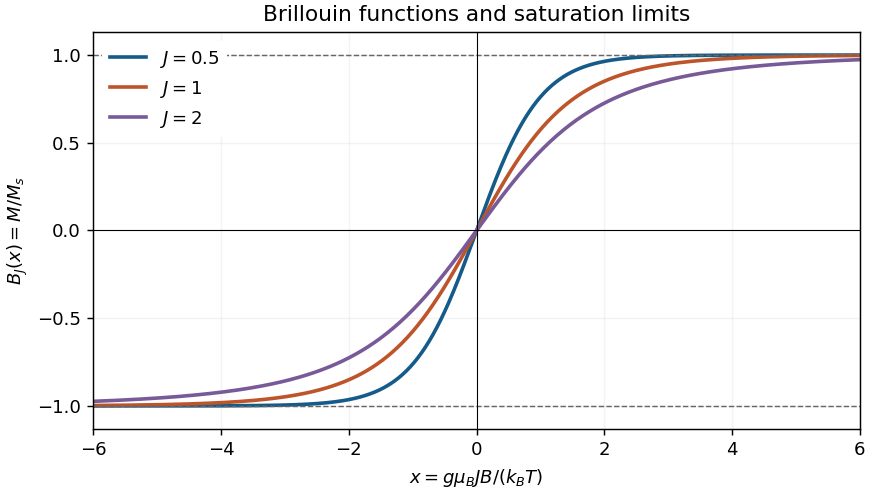

Python code for this plot:
"""Generate the Oxford 2011 Brillouin-function sketch (Python 3.14)."""
from pathlib import Path
import matplotlib
matplotlib.use('Agg')
import matplotlib.pyplot as plt
import numpy as np


def brillouin(j, x):
    m = np.arange(-j, j+1, 1.)
    logweight = np.outer(x, m/j)
    logweight -= np.max(logweight, axis=1, keepdims=True)
    weight = np.exp(logweight)
    return (weight @ (m/j))/np.sum(weight, axis=1)


def main():
    x = np.linspace(-6,6,601)
    fig, ax = plt.subplots(figsize=(6.7,3.8), layout='constrained')
    for j, color in [(.5,'#155b8a'),(1.,'#bd542a'),(2.,'#795a98')]:
        ax.plot(x,brillouin(j,x), lw=2, color=color, label=rf'$J={j:g}$')
    for limit in [-1,1]:
        ax.axhline(limit, color='#666666',ls='--', lw=.8)
    ax.axhline(0,color='black',lw=.6)
    ax.axvline(0,color='black',lw=.6)
    ax.set(xlim=(-6,6),ylim=(-1.13,1.13), xlabel=r'$x=g\mu_BJB/(k_BT)$',
           ylabel=r'$B_J(x)=M/M_s$',title='Brillouin functions and saturation limits')
    ax.legend(frameon=True,facecolor='white',edgecolor='none',framealpha=1.,loc='upper left')
    ax.grid(alpha=.15)
    fig.savefig(Path.cwd()/'2011-brillouin-functions.png',dpi=130,
                facecolor='white',transparent=False)
    plt.close(fig)

if __name__ == '__main__':
    main()
